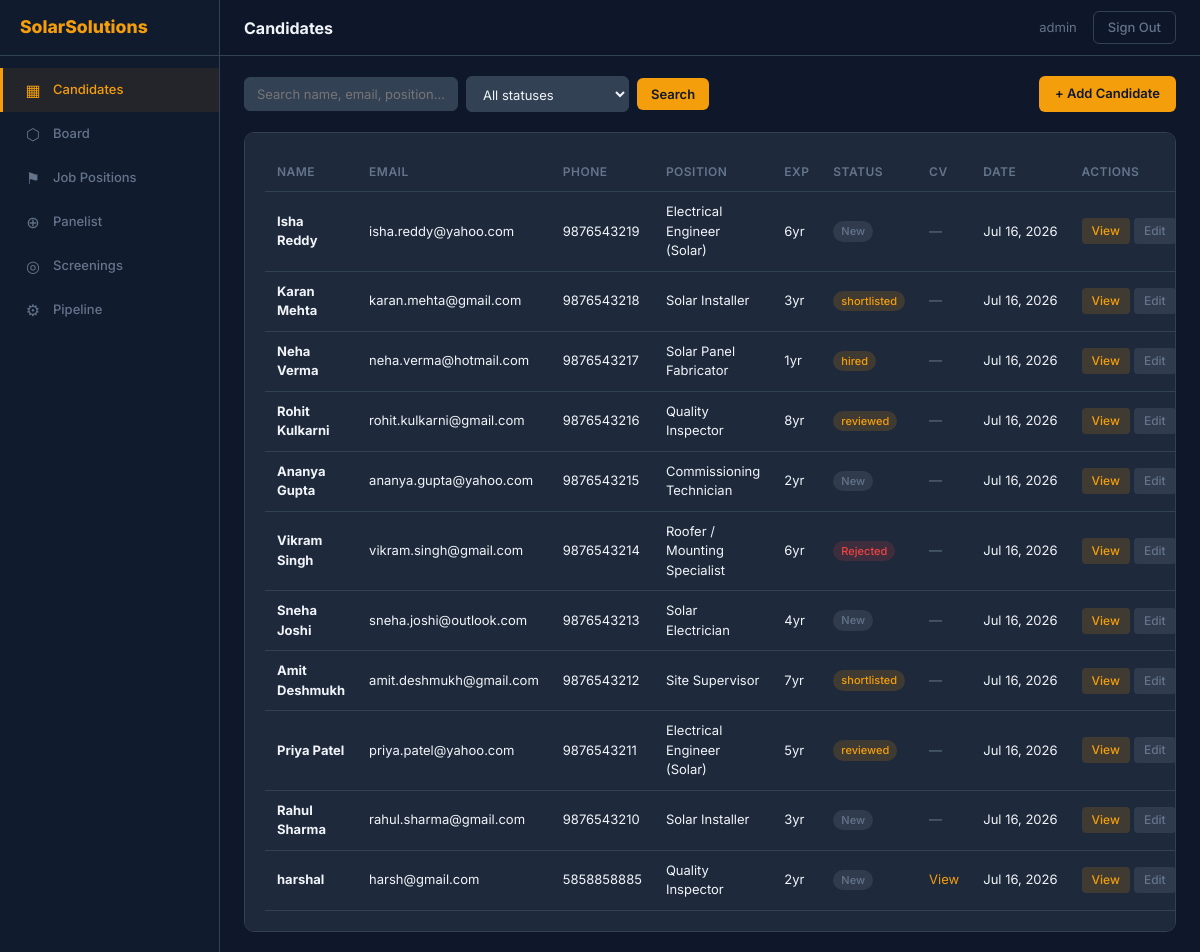
Screenshot of /solarsolutions/candidates/ (signed in) with the database file from the repository.
### api/models.py (models this page shows, shortened)
class Application(models.Model):
    company = models.ForeignKey(Company, on_delete=models.CASCADE, related_name='applications')
    full_name = models.CharField('Full Name', max_length=200)
    email = models.EmailField('Email Address')
    phone = models.CharField('Phone Number', max_length=30)
    position = models.CharField('Position', max_length=200)
    experience = models.PositiveIntegerField('Years of Experience')
    resume = models.FileField('Resume / CV', upload_to='resumes/', blank=True, null=True)
    cover_letter = models.TextField('Why join us?')
    status = models.CharField('Status', max_length=30, default='new')
    submitted_at = models.DateTimeField('Submitted', auto_now_add=True)
    class Meta:
        ordering = ['-submitted_at']
        verbose_name = 'Application'
        verbose_name_plural = 'Applications'
    def status_label(self):
        try:
            return Stage.objects.get(key=self.status).label
        except Stage.DoesNotExist:
            return self.status

class Stage(models.Model):
    company = models.ForeignKey(Company, on_delete=models.CASCADE, related_name='stages')
    key = models.CharField('Key', max_length=30)
    label = models.CharField('Label', max_length=100)
    order = models.IntegerField('Order', default=0)
    class Meta:
        ordering = ['order']
        unique_together = ('company', 'key')
        verbose_name = 'Pipeline Stage'
        verbose_name_plural = 'Pipeline Stages'

### adminpanel/views.py (the view, shortened to what this page needs)
# urls.py: path('candidates/', views.candidate_list, name='candidate_list'),
@company_login_required
def candidate_list(request, company_slug=None):
    q = request.GET.get('q', '').strip()
    status_filter = request.GET.get('status', '')
    queryset = Application.objects.filter(company=request.company)
    if status_filter:
        queryset = queryset.filter(status=status_filter)
    return render(request, 'adminpanel/candidate_list.html', {
        'candidates': queryset,
        'q': q,
        'status_filter': status_filter,
        'stages': Stage.objects.filter(company=request.company),
        'company': request.company,
    })

### adminpanel/views.py (called while the page is built)
def company_login_required(view_func):
    @wraps(view_func)
    def wrapper(request, *args, **kwargs):
        if request.user.is_authenticated:
            return view_func(request, *args, **kwargs)
        if request.company:
            return redirect('admin_login', company_slug=request.company.slug)
        return redirect('landing')
    return wrapper

### adminpanel/templates/adminpanel/candidate_list.html (shortened to what this page needs)
{% extends 'adminpanel/base.html' %}
{% block page_title %}Candidates{% endblock %}
{% block content %}
<div class="toolbar">
  <form method="get">
    <input type="text" name="q" placeholder="Search name, email, position…" value="{{ q }}" />
    <select name="status">
      <option value="">All statuses</option>
    </select>
    <button type="submit" class="btn-primary" style="padding:8px 14px;">Search</button>
  </form>
  <a href="{% url 'candidate_create' company_slug=company.slug %}" class="btn-primary">+ Add Candidate</a>
</div>
<div class="card-wrap">
  <table>
    <thead>
      <tr>
        <th>Name</th>
        <th>Email</th>
        <th>Phone</th>
        <th>Position</th>
        <th>Exp</th>
        <th>Status</th>
        <th>CV</th>
        <th>Date</th>
        <th>Actions</th>
      </tr>
    </thead>
    <tbody>
      {% for c in candidates %}
        <tr>
          <td><strong>{{ c.full_name }}</strong></td>
          <td>{{ c.email }}</td>
          <td>{{ c.phone }}</td>
          <td>{{ c.position }}</td>
          <td>{{ c.experience }}yr</td>
          <td>
            {% with s=c.status %}
            <span class="status-tag
              {% if s == 'selected' or s == 'accepted' or s == 'onboarded' %}status-positive
              {% elif s == 'rejected' %}status-rejected
              {% elif s == 'new' or s == 'screening' %}status-new
              {% else %}status-warn{% endif %}">
              {{ c.status_label }}
            </span>
            {% endwith %}
          </td>
          <td>
            {% if c.resume %}
              <a href="{{ c.resume.url }}" target="_blank" style="color:var(--color-primary);">View</a>
            {% else %}
              <span style="color:var(--color-text-muted);">—</span>
            {% endif %}
          </td>
          <td style="white-space:nowrap;">{{ c.submitted_at|date:"M d, Y" }}</td>
          <td>
            <div class="actions">
              <a href="{% url 'candidate_detail' company_slug=company.slug pk=c.pk %}" class="btn-sm btn-view">View</a>
              <a href="{% url 'candidate_edit' company_slug=company.slug pk=c.pk %}" class="btn-sm btn-edit">Edit</a>
            </div>
          </td>
        </tr>
      {% empty %}
        <tr>
          <td colspan="9" class="empty-state">No candidates found.</td>
        </tr>
      {% endfor %}
    </tbody>
  </table>
</div>
{% endblock %}

### adminpanel/templates/adminpanel/base.html (shortened to what this page needs)
<!doctype html>
<html lang="en">
<head>
</head>
<body>
  <div class="sidebar">
    <div class="sidebar-logo">SolarSolutions</div>
    <nav class="sidebar-nav">
      <a href="{% url 'candidate_list' %}" class="{% if request.resolver_match.url_name == 'candidate_list' or request.resolver_match.url_name == 'candidate_detail' or request.resolver_match.url_name == 'candidate_edit' or request.resolver_match.url_name == 'candidate_create' %}active{% endif %}">
        <span class="nav-icon">▦</span> Candidates
      </a>
      <a href="{% url 'admin_board' %}" class="{% if request.resolver_match.url_name == 'admin_board' %}active{% endif %}">
        <span class="nav-icon">⬡</span> Board
      </a>
      <a href="{% url 'job_positions' %}" class="{% if request.resolver_match.url_name == 'job_positions' %}active{% endif %}">
        <span class="nav-icon">⚑</span> Job Positions
      </a>
      <a href="{% url 'panelist' %}" class="{% if request.resolver_match.url_name == 'panelist' %}active{% endif %}">
        <span class="nav-icon">⊕</span> Panelist
      </a>
      <a href="{% url 'screenings' %}" class="{% if request.resolver_match.url_name == 'screenings' %}active{% endif %}">
        <span class="nav-icon">◎</span> Screenings
      </a>
      <a href="{% url 'pipeline' %}" class="{% if request.resolver_match.url_name == 'pipeline' %}active{% endif %}">
        <span class="nav-icon">⚙</span> Pipeline
      </a>
    </nav>
  </div>
  <div class="header">
    <div class="header-title">{% block page_title %}Dashboard{% endblock %}</div>
    <div class="header-right">
      <span>{{ user.get_username }}</span>
      <a href="{% url 'admin_logout' %}" class="logout-btn">Sign Out</a>
    </div>
  </div>
  <div class="main">
    <div class="main-content">
      {% block content %}{% endblock %}
    </div>
  </div>
</body>
</html>

### adminpanel/templates/adminpanel/candidate_list.html (style rules this page uses)
.toolbar { display: flex; justify-content: space-between; align-items: center; gap: 16px; margin-bottom: 20px; flex-wrap: wrap; }
.toolbar form { display: flex; gap: 8px; align-items: center; flex-wrap: wrap; }
.toolbar input, .toolbar select { padding: 8px 12px; font-size: 0.8125rem; font-family: inherit; color: var(--color-text); background: var(--color-bg-input, #334155); border: 1px solid var(--color-border); border-radius: 6px; outline: none; }
.btn-primary { padding: 8px 16px; font-size: 0.8125rem; font-weight: 600; font-family: inherit; background: var(--color-primary); color: #0f172a; border: none; border-radius: 6px; cursor: pointer; transition: 0.15s; text-decoration: none; display: inline-flex; align-items: center; gap: 6px; }
.btn-sm { padding: 4px 10px; font-size: 0.75rem; font-weight: 500; font-family: inherit; border: none; border-radius: 4px; cursor: pointer; transition: 0.15s; text-decoration: none; }
.btn-view { background: rgba(245,158,11,0.15); color: var(--color-primary); }
.btn-edit { background: rgba(148,163,184,0.15); color: var(--color-text-muted); }
table { width: 100%; border-collapse: collapse; }
th, td { text-align: left; padding: 10px 12px; border-bottom: 1px solid var(--color-border); font-size: 0.8125rem; }
th { color: var(--color-text-muted); font-weight: 600; font-size: 0.75rem; text-transform: uppercase; letter-spacing: 0.04em; }
.status-tag { display: inline-block; padding: 2px 8px; border-radius: 999px; font-size: 0.6875rem; font-weight: 500; }
.status-new { background: rgba(148,163,184,0.15); color: var(--color-text-muted); }
.status-warn { background: rgba(245,158,11,0.15); color: var(--color-primary); }
.status-rejected { background: rgba(239,68,68,0.15); color: #ef4444; }
.actions { display: flex; gap: 4px; }
.card-wrap { background: var(--color-bg-card); border: 1px solid var(--color-border); border-radius: var(--radius); padding: 20px; overflow-x: auto; }
a { color: inherit; }

### adminpanel/templates/adminpanel/base.html (style rules this page uses)
* { box-sizing: border-box; margin: 0; padding: 0; }
:root { --color-primary: #f59e0b; --color-bg: #0f172a; --color-bg-card: #1e293b; --color-bg-sidebar: #111b2e; --color-bg-col: #1a2438; --color-border: #334155; --color-text: #f1f5f9; --color-text-muted: #64748b; --color-hover: #1e293b; --radius: 10px; --sidebar-w: 220px; --header-h: 56px; }
html, body { height: 100%; }
body { font-family: 'Inter', system-ui, sans-serif; background: var(--color-bg); color: var(--color-text); line-height: 1.5; font-size: 0.875rem; }
a { text-decoration: none; color: inherit; }
.header { position: fixed; top: 0; left: var(--sidebar-w); right: 0; height: var(--header-h); display: flex; align-items: center; justify-content: space-between; padding: 0 24px; border-bottom: 1px solid var(--color-border); background: rgba(15,23,42,0.85); backdrop-filter: blur(12px); z-index: 20; }
.header-title { font-weight: 700; font-size: 1rem; }
.header-right { display: flex; align-items: center; gap: 16px; }
.header-right span { color: var(--color-text-muted); font-size: 0.8125rem; }
.logout-btn { padding: 6px 14px; font-size: 0.8125rem; font-family: inherit; font-weight: 500; color: var(--color-text-muted); background: transparent; border: 1px solid var(--color-border); border-radius: 6px; cursor: pointer; transition: 0.15s; }
.sidebar { position: fixed; top: 0; left: 0; width: var(--sidebar-w); height: 100%; background: var(--color-bg-sidebar); border-right: 1px solid var(--color-border); display: flex; flex-direction: column; z-index: 30; }
.sidebar-logo { height: var(--header-h); display: flex; align-items: center; padding: 0 20px; font-size: 1.1rem; font-weight: 800; color: var(--color-primary); border-bottom: 1px solid var(--color-border); }
.sidebar-nav { flex: 1; padding: 12px 0; overflow-y: auto; }
.sidebar-nav a { display: flex; align-items: center; gap: 10px; padding: 10px 20px; font-size: 0.8125rem; font-weight: 500; color: var(--color-text-muted); transition: 0.15s; border-left: 3px solid transparent; }
.sidebar-nav a.active { color: var(--color-primary); background: rgba(245,158,11,0.08); border-left-color: var(--color-primary); }
.sidebar-nav .nav-icon { width: 20px; text-align: center; font-size: 1rem; }
.main { margin-left: var(--sidebar-w); padding-top: var(--header-h); min-height: 100vh; }
.main-content { padding: 20px 24px; }

### rows the page displays
Application: full_name "Isha Reddy", email "isha.reddy@yahoo.com", phone "9876543219", position "Electrical Engineer (Solar)", experience "6", status_label "New", submitted_at "Jul 16, 2026"
Application: full_name "Karan Mehta", email "karan.mehta@gmail.com", phone "9876543218", position "Solar Installer", experience "3", status_label "shortlisted", submitted_at "Jul 16, 2026"
Application: full_name "Neha Verma", email "neha.verma@hotmail.com", phone "9876543217", position "Solar Panel Fabricator", experience "1", status_label "hired", submitted_at "Jul 16, 2026"
Application: full_name "Rohit Kulkarni", email "rohit.kulkarni@gmail.com", phone "9876543216", position "Quality Inspector", experience "8", status_label "reviewed", submitted_at "Jul 16, 2026"
Application: full_name "Ananya Gupta", email "ananya.gupta@yahoo.com", phone "9876543215", position "Commissioning Technician", experience "2", status_label "New", submitted_at "Jul 16, 2026"
Application: full_name "Vikram Singh", email "vikram.singh@gmail.com", phone "9876543214", position "Roofer / Mounting Specialist", experience "6", status_label "Rejected", submitted_at "Jul 16, 2026"
Application: full_name "Sneha Joshi", email "sneha.joshi@outlook.com", phone "9876543213", position "Solar Electrician", experience "4", status_label "New", submitted_at "Jul 16, 2026"
Application: full_name "Amit Deshmukh", email "amit.deshmukh@gmail.com", phone "9876543212", position "Site Supervisor", experience "7", status_label "shortlisted", submitted_at "Jul 16, 2026"
Application: full_name "Priya Patel", email "priya.patel@yahoo.com", phone "9876543211", position "Electrical Engineer (Solar)", experience "5", status_label "reviewed", submitted_at "Jul 16, 2026"
Application: full_name "Rahul Sharma", email "rahul.sharma@gmail.com", phone "9876543210", position "Solar Installer", experience "3", status_label "New", submitted_at "Jul 16, 2026"
Application: full_name "harshal", email "harsh@gmail.com", phone "5858858885", position "Quality Inspector", experience "2", status_label "New", submitted_at "Jul 16, 2026"

### other values shown
{{ user.get_username }} "admin"
